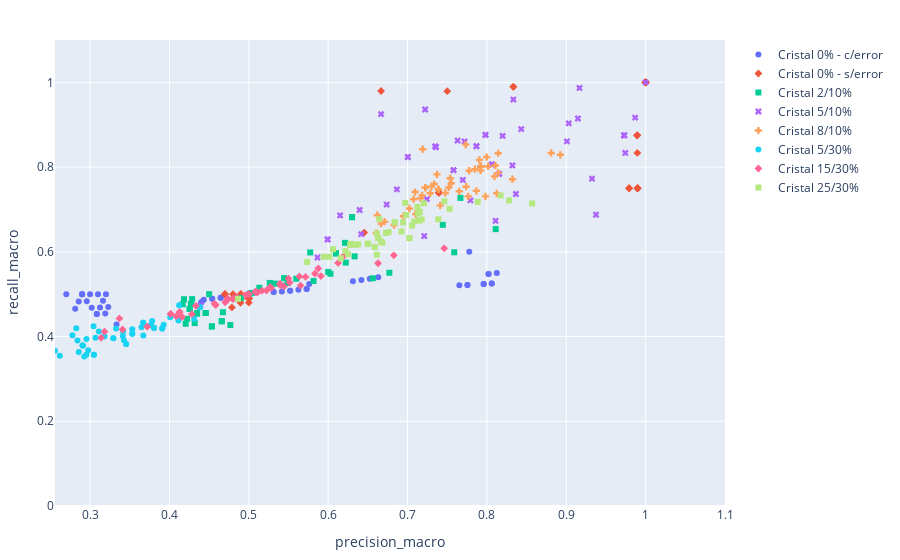
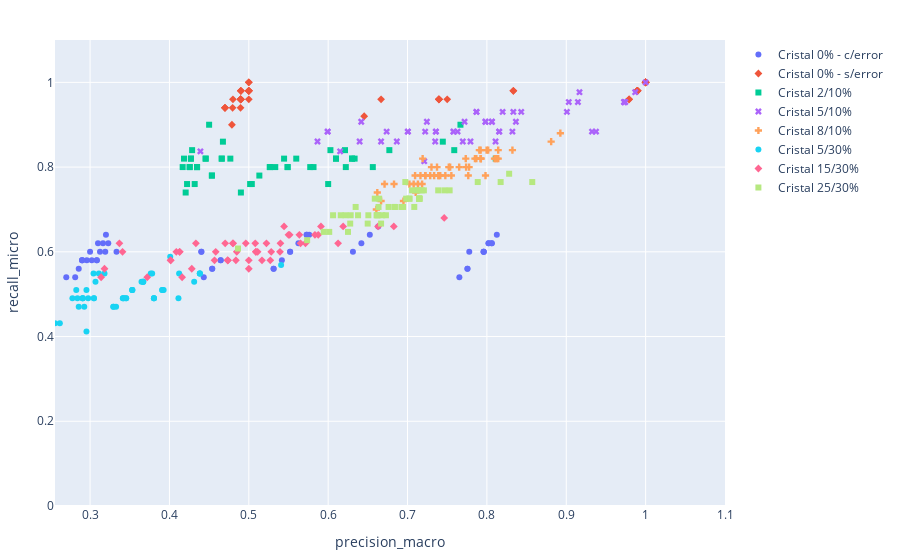
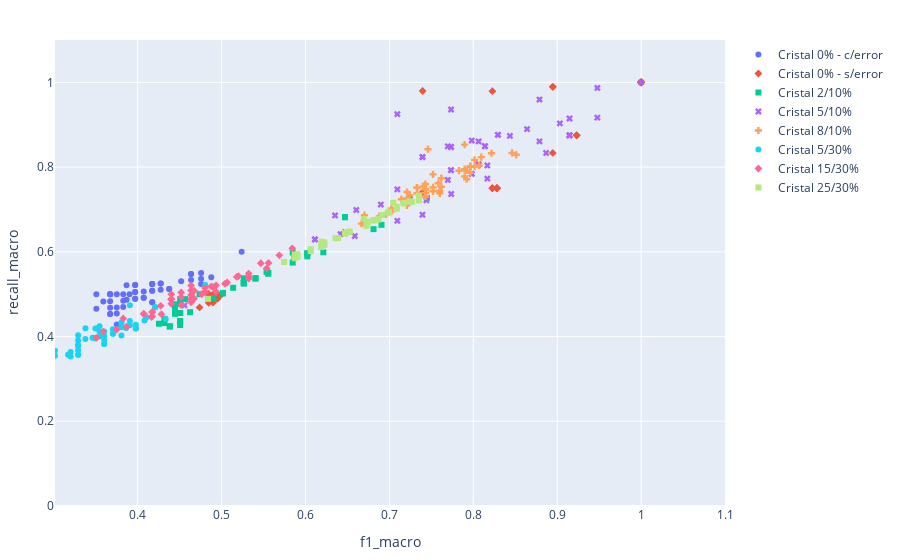
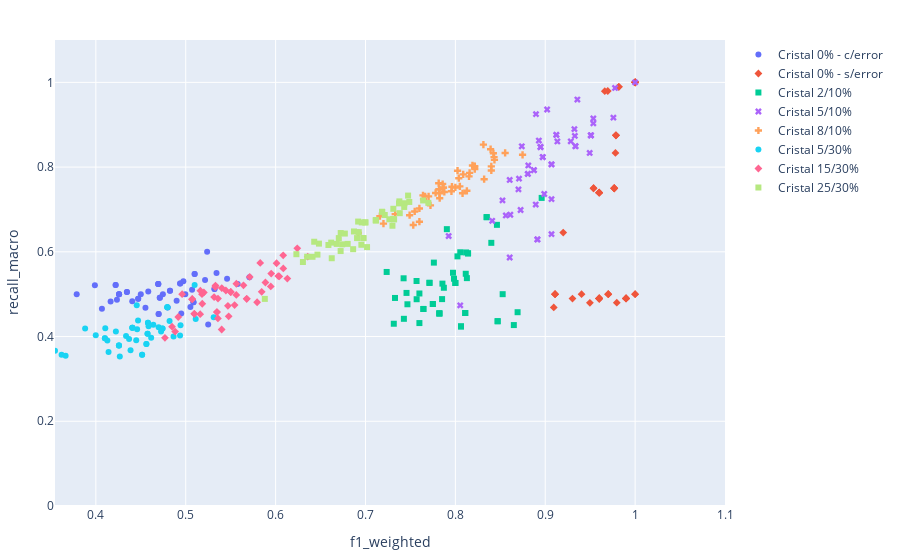

Here is the notebook cell these charts were saved with, in order:
### Code cell
#macro  similar average
metrics_to_compare = [
            ("precision_macro", "recall_macro"),
         #   ("precision_macro", "recall_macro"),
            ("precision_macro", "recall_micro"),
            ("f1_macro", "recall_macro"),
            ("f1_weighted", "recall_macro"),
            ("matthew", "precision_macro")
        ]

for metrics_tuple in metrics_to_compare: 
    scatter_plotly(dataset, metrics_tuple[0], metrics_tuple[1], "labels")
